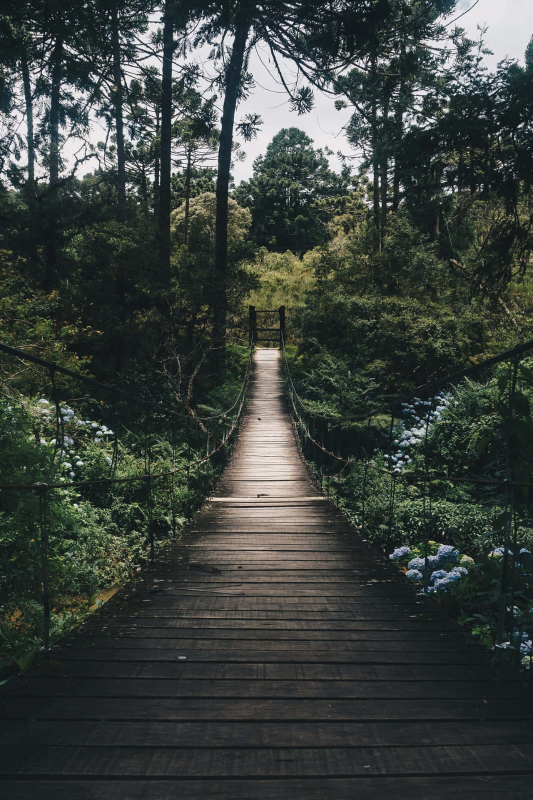
#> input picture 01_Image_Processing/images/forest.jpeg, 1066 x 1599 px (shown at 1/2 size)
$ jupyter execute image_transformations.ipynb
#> lines starting #> are read from the running program, lines starting #| are printed output that depends on the picture
[cell 1]
import numpy as np
import matplotlib.pyplot as plt
import cv2

[cell 2]
img = cv2.imread("images/forest.jpeg")
#> img is the input picture: shape (1599, 1066, 3); mean B, G, R 61.9, 65.9, 59.7

[cell 3]
cv2.imshow("Image",img)
cv2.waitKey(0)
cv2.destroyAllWindows()

[cell 4]
plt.imshow(img)
plt.title("BGR")
plt.axis('off')
plt.show()

[cell 5]
plt.imshow(cv2.cvtColor(img,cv2.COLOR_BGR2RGB))
plt.title("Original")
plt.axis('off')
plt.show()

[cell 6]
plt.imshow(cv2.cvtColor(img,cv2.COLOR_BGR2GRAY))
plt.title("Gray")
plt.axis('off')
plt.show()
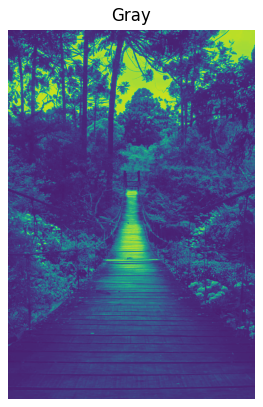
#> figure drawn by matplotlib, 1 panel

[cell 7]
gray=cv2.cvtColor(img,cv2.COLOR_BGR2GRAY)
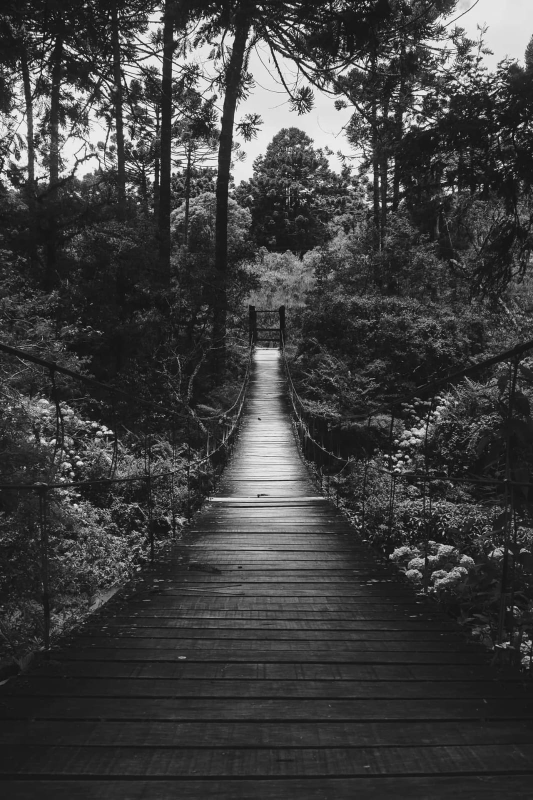
#> gray: shape (1599, 1066) (shown at 1/2 size); min 0, max 255, mean 63.6
plt.imshow(gray,cmap='gray')
plt.title("RGB Image")
plt.axis('off')
plt.show

[cell 8]
cv2.imshow("Image",gray)
cv2.waitKey(0)
cv2.destroyAllWindows()

[cell 9]
resized_img=cv2.resize(img,(300,300))
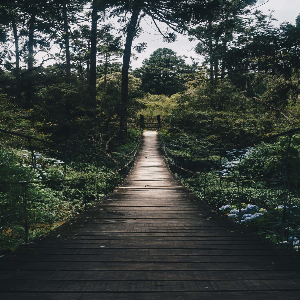
#> resized_img: shape (300, 300, 3); mean B, G, R 61.8, 65.8, 59.6
cv2.imshow("Image",resized_img)
cv2.waitKey(0)
cv2.destroyAllWindows()

[cell 10]
resized_img=cv2.resize(img,(300,300))
plt.figure(figsize=(20,5))
plt.subplot(1,3,1)
plt.imshow(cv2.cvtColor(resized_img,cv2.COLOR_BGR2RGB))
plt.title("original")
plt.show()

[cell 11]
scaled_img=cv2.resize(img,None,fx=0.2,fy=0.2)
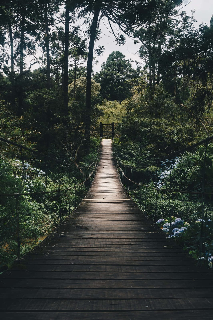
#> scaled_img: shape (320, 213, 3); mean B, G, R 61.8, 65.8, 59.6
scaled_rgb=cv2.cvtColor(scaled_img,cv2.COLOR_BGR2RGB)
plt.subplot(1,3,1)
plt.imshow(scaled_rgb)
plt.title("scaled_rgb")

[cell 12]
resized_img=cv2.resize(img,(300,300))

img_rgb=cv2.cvtColor(img,cv2.COLOR_BGR2RGB)
resized_rgb=cv2.cvtColor(resized_img,cv2.COLOR_BGR2RGB)
scaled_rgb=cv2.cvtColor(scaled_img,cv2.COLOR_BGR2RGB)


plt.figure(figsize=(10,5))
plt.subplot(1,3,1)
plt.imshow(img_rgb)
plt.title("original")
plt.subplot(1,3,2)
plt.imshow(resized_rgb)
plt.title("resized_rgb")
plt.subplot(1,3,3)
plt.imshow(scaled_rgb)
plt.title("scaled_rgb")
plt.show()
